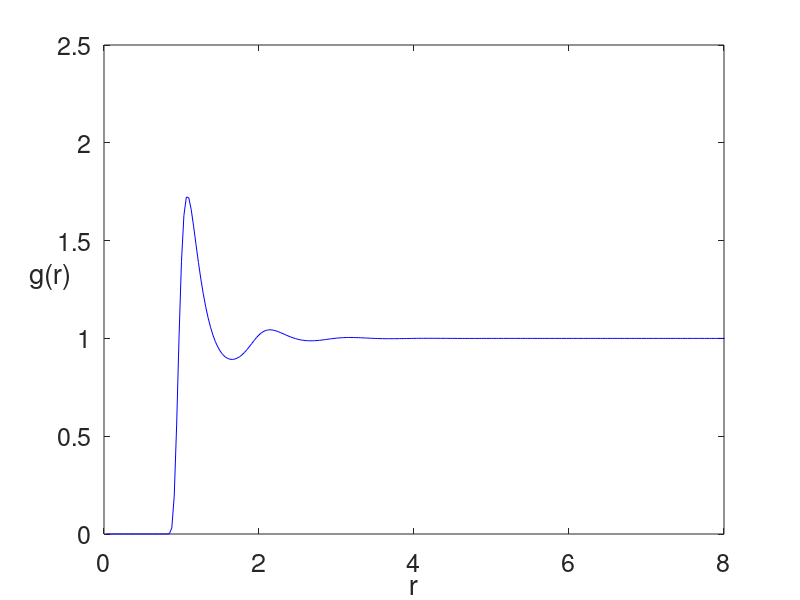

The MATLAB script that drew this image:
function [] = OZ_solver_LJ_py
%-----------------------------------------------------------------
% Solves the Orsntein-Zernike equation for simple liquid
% in Percus?Yevick (PY) approximation
% An interparticle interaction: the Lennard-Jones potential
% A method: a Picard iteration technique
% Uses: function lf=lsint(f)
%
% Written by Tsogbayar Tsednee (PhD), California State University Northridge 
% Contact: tsog215@gmail.com
% Reference: R. J. Baxter, JCP, 47, 4855 (1967). 
% Date: August 09, 2017
% ----------------------------------------------------------------
clear; clc;
format short
Nr = 4096; % number of grid point; you may change it
L = 128.0; % grid parameter; you may change it  
dr = L/(Nr+1); % grid parameters
itermax = 4000; tol = 10^(-14); % max number of iteration and tolerance; you may change it
%
alf = 0.550 ; % convergence acceleration parameter; you may change it
%%%
rho_red = 0.500; % The reduced density; you may change it.
T_red = 2.74;    % The reduced temperature; you may change it.
%
r = zeros(Nr,1); 
for i = 1:Nr
    r(i) = i*dr;
end
%
% Calculatite the Lennard-Jones potentail and c(r) for the first iteration
[c,U] = lj_c(r,T_red);
%%%
hk_old = 0.;
%
Nk = Nr; j = (1:1:Nk)'; ii = (1:1:Nr)'; dk = pi/L; k = (j*dk)';
%
ck = 4*pi*(dr^3*(Nr+1)./pi).*lsint(c.*ii)./j;
hk = ck./(1.-rho_red.*ck);
%
hk_new = hk;
hk_n = alf*hk_new + (1.-alf)*hk_old;
%
cr = (1./(2*pi)^(3))*4*pi.*(pi^2./(ii.*(Nr+1)^2.*dr^3)).*lsint(ck.*j);
hr = (1./(2*pi)^(3))*4*pi.*(pi^2./(ii.*(Nr+1)^2.*dr^3)).*lsint(hk_n.*j);
G = hr - cr;
%
%Iflag = 0.;  % converfence flag, 1 indicates convergence
%
for iter = 2:itermax
%    
    iter
    %%% iter 2
    G_old = G;
    Br = PY_bridge(G_old); % Bridge function
    c_old = exp(-U + G_old + Br) - G_old - 1.; % c(r), closure
    c = (c_old);
%
    ck = 4*pi*(dr^3*(Nr+1)./pi).*lsint(c.*ii)./j;
    hk = ck./(1.-rho_red.*ck);
%
    hk_old = hk_n;
    hk_new = hk;
    hk_n = alf*hk_new + (1.-alf)*hk_old;
%
    cr = (1./(2*pi)^(3))*4*pi.*(pi^2./(ii.*(Nr+1)^2.*dr^3)).*lsint(ck.*j);
    hr = (1./(2*pi)^(3))*4*pi.*(pi^2./(ii.*(Nr+1)^2.*dr^3)).*lsint(hk_n.*j);
    G_new = hr - cr;
%
    cor = rms(G_new - G_old);
%    
    if (cor < tol)        
        Iflag = 1.
    break
    end
    %
    G = G_new;
    %   
end


%%% Calculate isothermal compressibility,  (K^c_T)^(-1), with h(r)
sm = 0.;
for i = 1:Nr
    sm = sm + 4*pi*rho_red*hr(i)*r(i)*r(i)*dr;
end
comp_eq_hr = 1 + sm;
comp_eq_hr = comp_eq_hr^(-1.);

%%% Calculate isothermal compressibility,  K^c_T, with c(r)
sm = 0.;
for i = 1:Nr
    sm = sm + 4*pi*rho_red*cr(i)*r(i)*r(i)*dr;   
end
comp_eq_cr = 1 - sm;
%

%%% Calculation radial distribution function
gr = hr+1.; % radial distribution function
for i = 1:Nr
    if (gr(i) <= 10^(-6))
        gr(i) = 0.;
    else
        gr(i) = gr(i);
    end
end

%%% Calculate an equation of state, (beta*p/rho)
sm = 0.;
for i = 1:Nr
    sm = sm + 16*pi*rho_red*(1./T_red)*(-2.*(1./r(i))^10 + (1./r(i))^4)*gr(i)*dr;
end
eq_of_st = 1. - sm;

%%% Calculate an internal energy U ()
sm = 0.;
for i = 1:Nr
    sm = sm + (16*pi/3)*rho_red*(1./T_red)*((1./r(i))^10 - (1./r(i))^4)*gr(i)*dr;
end
int_en = 1. + sm;


%%% pressure calculation from compressibility route in PY closure: 
%%% analytical formula from JCP, 47, 4855 (1967)
press_com_py_sm1 = 0.;
for i = 1:Nr
    press_com_py_sm1  = press_com_py_sm1 + (1./2).*rho_red*cr(i)*(gr(i) - 2.) * 4.*pi*r(i)*r(i)*dr;
end
press_com_py_sm2 = 0.;
for i = 1:Nk
    press_com_py_sm2  = press_com_py_sm2 + (1./(2*pi)^(3))*( ck(i) + (1./rho_red)*log(abs(1.-rho_red.*ck(i))) ) * 4.*pi*k(i)*k(i) * dk;
end
press_com_py_over_rho = 1.0 + press_com_py_sm1 + press_com_py_sm2;

%%%%%%%%%%%%%%%%%%%%%%%%%%%%%%
% Outputs:
[rho_red, T_red, comp_eq_hr, comp_eq_cr, eq_of_st, int_en, press_com_py_over_rho ]
%
% 0.5000    2.7400    2.9768    2.9768    1.5215    0.2871    1.4375 

%%% plot pair correlation function
plot(r, gr, '-b') % plot for pair correlation function
axis([0. 8. 0. 2.5 ])
set(gca,'FontSize',18)
xlabel('r') % ,'fontsize',16
ylabel('g(r)' ,'Rotation', 1)

return
end

%%%
% A function lsint.m is taken from C.T. Kelley, B. M. Pettitt, 
%                      J. Chmp. Phys. \textbf{197}, 491 (2004)
% LSINT
% Fast sine transform with MATLAB's FFT.
%
function lf=lsint(f)
n=length(f);
ft=-fft([0,f']',2*n+2);
lf=imag(ft(2:n+1));
%
return
end

%%%
function Br = PY_bridge(G_old)
% PY bridge function
    Br = (log(1.+G_old) - G_old);
return 
end

%%%
function [c,U] = lj_c(r,T_red)
% Lennard-Jones potential and c(r) for the first iteration 
Nr = length(r); U = zeros(Nr,1); c = zeros(Nr,1);
for i = 1:Nr
    U(i) = (4./T_red)*( (1./r(i))^12 - (1./r(i))^6 );
    c(i) = exp(-U(i)) - 1.;
end
return
end

